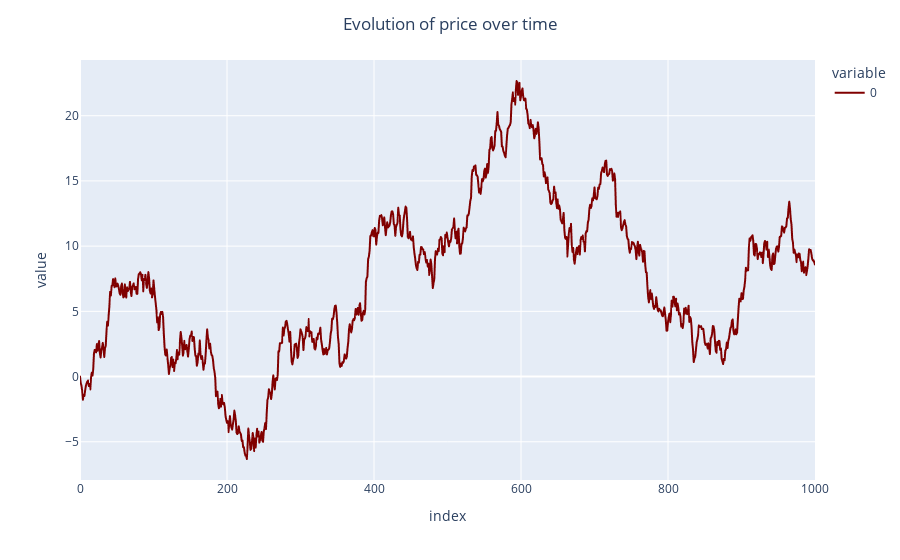

This figure's notebook cell:
### Code cell
fig = px.line(W_t)
fig.update_traces(line_color = "maroon")
fig.update_layout(title_text = "Evolution of price over time", title_x = 0.5)
fig.show()

### Figure 1 — Plotly figure (JSON) as saved in the notebook; plotly's stock layout.template omitted (floating-point values rounded to 4 significant figures; data arrays with more than 128 entries replaced by an {"elided": "..."} marker saying what was removed)
{"data": [{"hovertemplate": "variable=0<br>index=%{x}<br>value=%{y}<extra></extra>", "legendgroup": "0", "line": {"color": "maroon", "dash": "solid"}, "marker": {"symbol": "circle"}, "mode": "lines", "name": "0", "showlegend": true, "type": "scattergl", "x": {"elided": "1001 int values"}, "xaxis": "x", "y": {"elided": "1001 float values"}, "yaxis": "y"}], "layout": {"legend": {"title": {"text": "variable"}, "tracegroupgap": 0}, "margin": {"t": 60}, "title": {"text": "Evolution of price over time", "x": 0.5}, "xaxis": {"anchor": "y", "domain": [0, 1], "title": {"text": "index"}}, "yaxis": {"anchor": "x", "domain": [0, 1], "title": {"text": "value"}}}}
